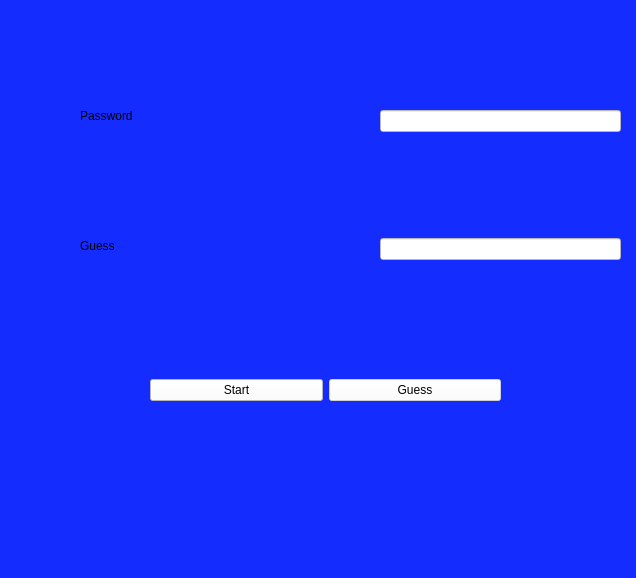
<?xml version="1.0" encoding="UTF-8"?>
<ui version="4.0">
 <class>MainWindow</class>
 <widget class="QMainWindow" name="MainWindow">
  <property name="geometry">
   <rect>
    <x>0</x>
    <y>0</y>
    <width>636</width>
    <height>578</height>
   </rect>
  </property>
  <property name="windowTitle">
   <string>MainWindow</string>
  </property>
  <property name="styleSheet">
   <string notr="true">background-color: rgb(0, 170, 255);
font: 16pt &quot;MS Shell Dlg 2&quot;;
background-color: rgb(21, 44, 255);</string>
  </property>
  <widget class="QWidget" name="centralwidget">
   <widget class="QWidget" name="verticalLayoutWidget_2">
    <property name="geometry">
     <rect>
      <x>380</x>
      <y>10</y>
      <width>241</width>
      <height>351</height>
     </rect>
    </property>
    <layout class="QVBoxLayout" name="verticalLayout_2">
     <item>
      <widget class="QLineEdit" name="ln_password">
       <property name="styleSheet">
        <string notr="true">background-color: rgb(255, 255, 255);</string>
       </property>
      </widget>
     </item>
     <item>
      <widget class="QLineEdit" name="ln_guess">
       <property name="enabled">
        <bool>false</bool>
       </property>
       <property name="styleSheet">
        <string notr="true">background-color: rgb(255, 255, 255);</string>
       </property>
      </widget>
     </item>
    </layout>
   </widget>
   <widget class="QWidget" name="horizontalLayoutWidget">
    <property name="geometry">
     <rect>
      <x>150</x>
      <y>350</y>
      <width>351</width>
      <height>80</height>
     </rect>
    </property>
    <layout class="QHBoxLayout" name="horizontalLayout">
     <item>
      <widget class="QPushButton" name="btn_start">
       <property name="enabled">
        <bool>true</bool>
       </property>
       <property name="styleSheet">
        <string notr="true">background-color: rgb(255, 255, 255);</string>
       </property>
       <property name="text">
        <string>Start</string>
       </property>
      </widget>
     </item>
     <item>
      <widget class="QPushButton" name="btn_guess">
       <property name="enabled">
        <bool>false</bool>
       </property>
       <property name="styleSheet">
        <string notr="true">background-color: rgb(255, 255, 255);
color: rgb(0, 0, 0);</string>
       </property>
       <property name="text">
        <string>Guess</string>
       </property>
      </widget>
     </item>
    </layout>
   </widget>
   <widget class="QLabel" name="label">
    <property name="geometry">
     <rect>
      <x>80</x>
      <y>100</y>
      <width>121</width>
      <height>31</height>
     </rect>
    </property>
    <property name="styleSheet">
     <string notr="true">font: 16pt &quot;MS Shell Dlg 2&quot;;</string>
    </property>
    <property name="text">
     <string>Password</string>
    </property>
   </widget>
   <widget class="QLabel" name="label_2">
    <property name="geometry">
     <rect>
      <x>80</x>
      <y>230</y>
      <width>101</width>
      <height>31</height>
     </rect>
    </property>
    <property name="text">
     <string>Guess</string>
    </property>
   </widget>
   <widget class="QLabel" name="lb_result">
    <property name="geometry">
     <rect>
      <x>150</x>
      <y>440</y>
      <width>361</width>
      <height>91</height>
     </rect>
    </property>
    <property name="styleSheet">
     <string notr="true">font: 14pt &quot;MS Shell Dlg 2&quot;;</string>
    </property>
    <property name="text">
     <string/>
    </property>
   </widget>
   <widget class="QLabel" name="lb_digits">
    <property name="geometry">
     <rect>
      <x>70</x>
      <y>0</y>
      <width>521</width>
      <height>51</height>
     </rect>
    </property>
    <property name="text">
     <string/>
    </property>
   </widget>
   <zorder>verticalLayoutWidget_2</zorder>
   <zorder>horizontalLayoutWidget</zorder>
   <zorder>lb_result</zorder>
   <zorder>label</zorder>
   <zorder>label_2</zorder>
   <zorder>lb_result</zorder>
   <zorder>lb_digits</zorder>
  </widget>
  <widget class="QMenuBar" name="menubar">
   <property name="geometry">
    <rect>
     <x>0</x>
     <y>0</y>
     <width>636</width>
     <height>31</height>
    </rect>
   </property>
  </widget>
  <widget class="QStatusBar" name="statusbar"/>
 </widget>
 <resources/>
 <connections/>
</ui>
